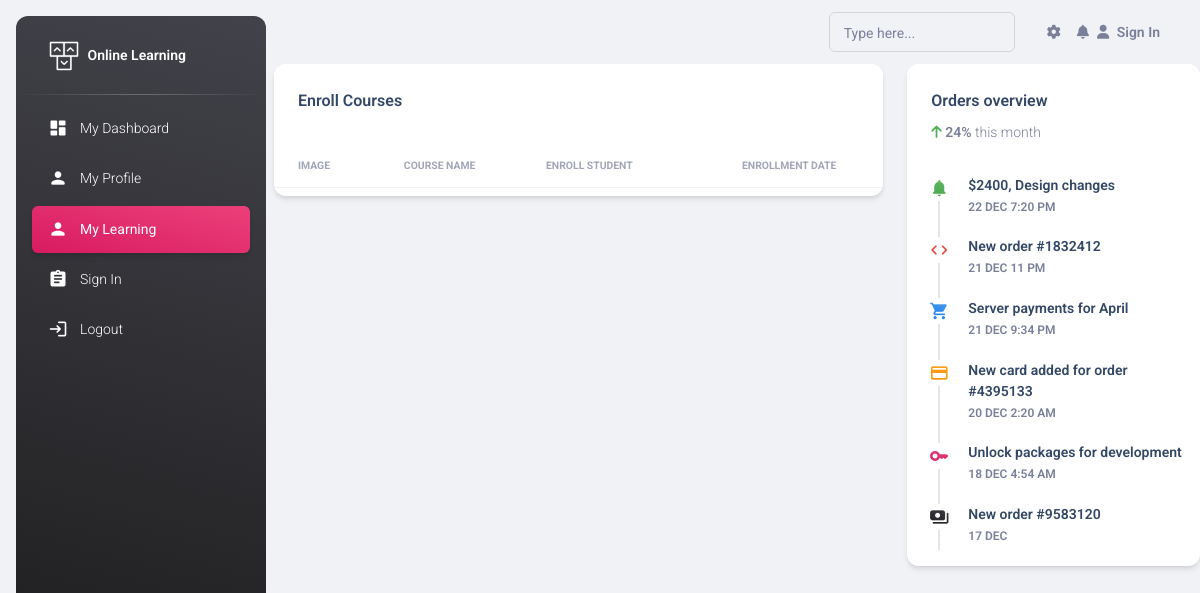
Page /dashboard/enrollment/ (signed in) on the earlier database version.
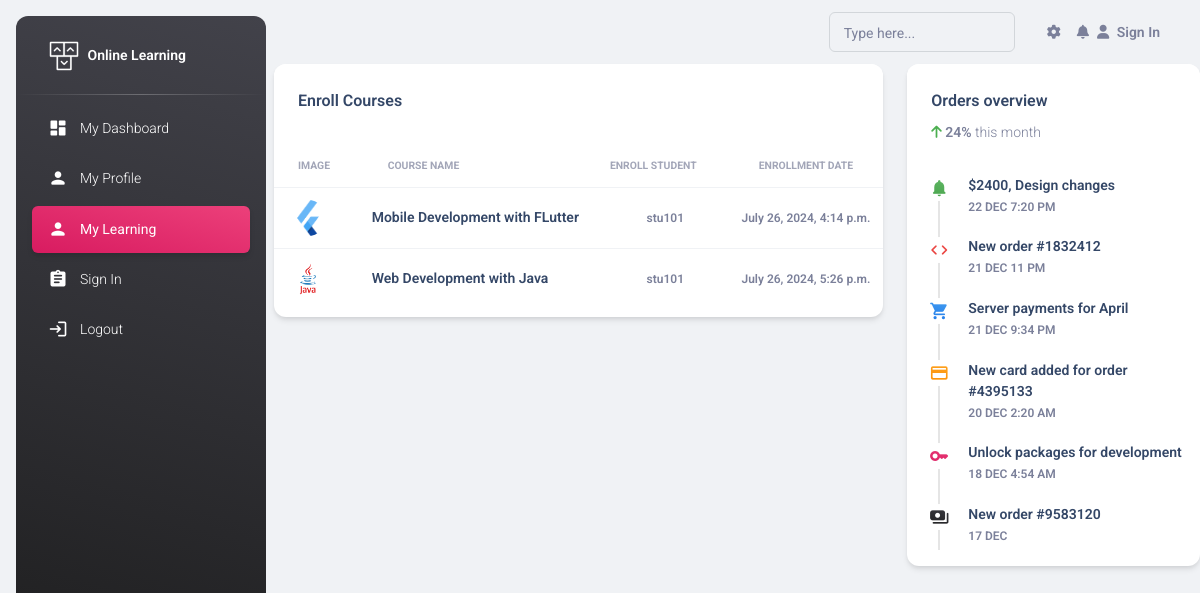
Same page on the later database version.
### cart/models.py (models this page shows, shortened)
class Enrollment(models.Model):
    payment = models.ForeignKey(
        Payment, on_delete=models.CASCADE, related_name='enrollments')
    course = models.ForeignKey(Course, on_delete=models.CASCADE)
    enroll_at = models.DateTimeField(auto_now_add=True)
    is_enroll = models.BooleanField(default=False)

class Payment(models.Model):
    student = models.ForeignKey(
        CustomUserModel, on_delete=models.CASCADE, related_name='payments')
    payment_id = models.CharField(max_length=200)
    amount = models.FloatField()
    cart_item = models.ForeignKey(
        CartItem, on_delete=models.CASCADE, related_name='payments')
    payment_status = models.CharField(max_length=200, default='')
    course = models.ForeignKey(Course, on_delete=models.CASCADE)
    paid_at = models.DateTimeField()

### online_learning_app/models.py (models this page shows, shortened)
class Course(models.Model):
    created_by = models.CharField(max_length=200)
    course_image = models.ImageField(upload_to='course_image/')
    course_title = models.CharField(max_length=200)
    course_desc = models.CharField(max_length=200)
    category = models.ForeignKey(Category, on_delete=models.CASCADE)
    price = models.CharField(max_length=200)

### accounts/models.py (models this page shows)
class CustomUserModel(AbstractUser):
    gender = models.CharField(max_length=200)
    is_teacher = models.BooleanField(default=False)

### dashboard/decorators.py (the view)
    @login_required(login_url='/accounts/log_in/')
    def wrap(request, *args, **kwargs):
        if not request.user.is_teacher:
            return function(request, *args, **kwargs)
        else:
            return redirect('home')

### dashboard/views.py (called while the page is built)
@user_is_student
def enrollment_page(request):
    enroll_courses = Enrollment.objects.all()
    context = {
        'enroll_courses': enroll_courses,
    }
    return render(request, 'dashboard/student/enroll_course.html', context=context)

### dashboard/templates/dashboard/student/enroll_course.html (shortened to what the changed rows need)
{% extends 'dashboard.html' %}
{% block maincontent %}
<div class="row mb-4">
    <div class="col-lg-8 col-md-6 mb-md-0 mb-4">
        <div class="card">
            <div class="card-body px-0 pb-2">
                <div class="table-responsive">
                    <table class="table align-items-center mb-0">
                        <thead>
                            <tr>
                                <th class="text-uppercase text-secondary text-xxs font-weight-bolder opacity-7">
                                    Image
                                </th>
                                <th class="text-uppercase text-secondary text-xxs font-weight-bolder opacity-7">Course
                                    Name
                                </th>
                                <th class="text-uppercase text-secondary text-xxs font-weight-bolder opacity-7 ps-2">
                                    Enroll Student
                                </th>
                                <th
                                    class="text-center text-uppercase text-secondary text-xxs font-weight-bolder opacity-7">
                                    Enrollment Date
                                </th>
                            </tr>
                        </thead>
                        <tbody>
                            {% for enroll in enroll_courses %}
                            {% if enroll.payment.student.username == request.user.username %}
                            <tr>
                                <td>
                                    <div class="d-flex px-2 py-1">
                                        <div>
                                            <img src="{{ enroll.course.course_image.url }}"
                                                class="avatar avatar-sm me-3" alt="courses image">
                                        </div>
                                    </div>
                                </td>
                                <td>
                                    <div class="d-flex flex-column justify-content-center">
                                        <a href="{% url 'study_pannel' enroll.course.id %}">
                                            <h6 class="mb-0 text-sm" style="cursor: pointer;">
                                                {{ enroll.course.course_title }}
                                            </h6>
                                        </a>
                                    </div>
                                </td>
                                <td class="align-middle text-center text-sm">
                                    <span class="text-xs font-weight-bold"> {{ enroll.payment.student.username }}
                                    </span>
                                </td>
                                <td class="align-middle text-center text-sm">
                                    <span class="text-xs font-weight-bold"> {{ enroll.enroll_at }}
                                    </span>
                                </td>
                            </tr>
                            {% endif %}
                            {% endfor %}
                        </tbody>
                    </table>
                </div>
            </div>
        </div>
    </div>
</div>
{% endblock maincontent %}

Differences in the rows shown:
added Enrollment: course.course_image (picture), course.course_title "Mobile Development with FLutter", payment.student.username "stu101", enroll_at "July 26, 2024, 4:14 p.m."
added Enrollment: course.course_image (picture), course.course_title "Web Development with Java", payment.student.username "stu101", enroll_at "July 26, 2024, 5:26 p.m."
